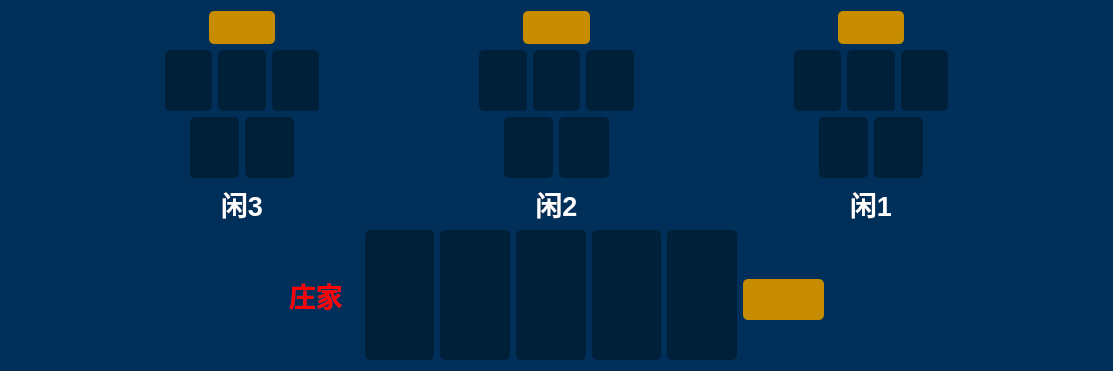
<?xml version="1.0" encoding="UTF-8"?>
<ui version="4.0">
 <class>MRoomCard</class>
 <widget class="QWidget" name="MRoomCard">
  <property name="geometry">
   <rect>
    <x>0</x>
    <y>0</y>
    <width>1113</width>
    <height>371</height>
   </rect>
  </property>
  <property name="windowTitle">
   <string>Form</string>
  </property>
  <property name="styleSheet">
   <string notr="true">background-color: rgb(0, 48, 90);</string>
  </property>
  <layout class="QVBoxLayout" name="verticalLayout" stretch="2,1">
   <item>
    <layout class="QHBoxLayout" name="horizontalLayout_22">
     <item>
      <spacer name="horizontalSpacer_13">
       <property name="orientation">
        <enum>Qt::Horizontal</enum>
       </property>
       <property name="sizeHint" stdset="0">
        <size>
         <width>0</width>
         <height>0</height>
        </size>
       </property>
      </spacer>
     </item>
     <item>
      <layout class="QVBoxLayout" name="verticalLayout_5" stretch="1,3,3,1">
       <item>
        <layout class="QHBoxLayout" name="horizontalLayout_3" stretch="2,3,2">
         <item>
          <spacer name="horizontalSpacer_3">
           <property name="orientation">
            <enum>Qt::Horizontal</enum>
           </property>
           <property name="sizeHint" stdset="0">
            <size>
             <width>0</width>
             <height>0</height>
            </size>
           </property>
          </spacer>
         </item>
         <item>
          <widget class="QLabel" name="xian3_result">
           <property name="maximumSize">
            <size>
             <width>120</width>
             <height>60</height>
            </size>
           </property>
           <property name="font">
            <font>
             <pointsize>22</pointsize>
            </font>
           </property>
           <property name="styleSheet">
            <string notr="true">border-radius:5px;
background-color: rgb(200, 140, 0);</string>
           </property>
           <property name="text">
            <string/>
           </property>
           <property name="alignment">
            <set>Qt::AlignCenter</set>
           </property>
          </widget>
         </item>
         <item>
          <spacer name="horizontalSpacer_4">
           <property name="orientation">
            <enum>Qt::Horizontal</enum>
           </property>
           <property name="sizeHint" stdset="0">
            <size>
             <width>0</width>
             <height>0</height>
            </size>
           </property>
          </spacer>
         </item>
        </layout>
       </item>
       <item>
        <layout class="QHBoxLayout" name="horizontalLayout_6">
         <item>
          <widget class="QLabel" name="three_three_pic">
           <property name="styleSheet">
            <string notr="true">border-radius:5px;
background-color: rgb(0, 32, 57);</string>
           </property>
           <property name="text">
            <string/>
           </property>
          </widget>
         </item>
         <item>
          <widget class="QLabel" name="three_two_pic">
           <property name="styleSheet">
            <string notr="true">border-radius:5px;
background-color: rgb(0, 32, 57);</string>
           </property>
           <property name="text">
            <string/>
           </property>
          </widget>
         </item>
         <item>
          <widget class="QLabel" name="three_one_pic">
           <property name="styleSheet">
            <string notr="true">border-radius:5px;
background-color: rgb(0, 32, 57);</string>
           </property>
           <property name="text">
            <string/>
           </property>
          </widget>
         </item>
        </layout>
       </item>
       <item>
        <layout class="QHBoxLayout" name="horizontalLayout_7" stretch="1,2,2,1">
         <item>
          <spacer name="horizontalSpacer">
           <property name="orientation">
            <enum>Qt::Horizontal</enum>
           </property>
           <property name="sizeHint" stdset="0">
            <size>
             <width>0</width>
             <height>0</height>
            </size>
           </property>
          </spacer>
         </item>
         <item>
          <widget class="QLabel" name="three_five_pic">
           <property name="styleSheet">
            <string notr="true">border-radius:5px;
background-color: rgb(0, 32, 57);</string>
           </property>
           <property name="text">
            <string/>
           </property>
          </widget>
         </item>
         <item>
          <widget class="QLabel" name="three_four_pic">
           <property name="styleSheet">
            <string notr="true">border-radius:5px;
background-color: rgb(0, 32, 57);</string>
           </property>
           <property name="text">
            <string/>
           </property>
          </widget>
         </item>
         <item>
          <spacer name="horizontalSpacer_2">
           <property name="orientation">
            <enum>Qt::Horizontal</enum>
           </property>
           <property name="sizeHint" stdset="0">
            <size>
             <width>0</width>
             <height>0</height>
            </size>
           </property>
          </spacer>
         </item>
        </layout>
       </item>
       <item>
        <widget class="QLabel" name="label_xian3">
         <property name="font">
          <font>
           <pointsize>20</pointsize>
           <weight>75</weight>
           <bold>true</bold>
          </font>
         </property>
         <property name="styleSheet">
          <string notr="true">color: rgb(255, 255, 255);</string>
         </property>
         <property name="text">
          <string>闲3</string>
         </property>
         <property name="alignment">
          <set>Qt::AlignCenter</set>
         </property>
        </widget>
       </item>
      </layout>
     </item>
     <item>
      <spacer name="horizontalSpacer_14">
       <property name="orientation">
        <enum>Qt::Horizontal</enum>
       </property>
       <property name="sizeHint" stdset="0">
        <size>
         <width>0</width>
         <height>0</height>
        </size>
       </property>
      </spacer>
     </item>
     <item>
      <layout class="QVBoxLayout" name="verticalLayout_6" stretch="1,3,3,1">
       <item>
        <layout class="QHBoxLayout" name="horizontalLayout_4" stretch="2,3,2">
         <item>
          <spacer name="horizontalSpacer_5">
           <property name="orientation">
            <enum>Qt::Horizontal</enum>
           </property>
           <property name="sizeHint" stdset="0">
            <size>
             <width>0</width>
             <height>0</height>
            </size>
           </property>
          </spacer>
         </item>
         <item>
          <widget class="QLabel" name="xian2_result">
           <property name="font">
            <font>
             <pointsize>22</pointsize>
            </font>
           </property>
           <property name="styleSheet">
            <string notr="true">border-radius:5px;
background-color: rgb(200, 140, 0);</string>
           </property>
           <property name="text">
            <string/>
           </property>
           <property name="alignment">
            <set>Qt::AlignCenter</set>
           </property>
          </widget>
         </item>
         <item>
          <spacer name="horizontalSpacer_6">
           <property name="orientation">
            <enum>Qt::Horizontal</enum>
           </property>
           <property name="sizeHint" stdset="0">
            <size>
             <width>0</width>
             <height>0</height>
            </size>
           </property>
          </spacer>
         </item>
        </layout>
       </item>
       <item>
        <layout class="QHBoxLayout" name="horizontalLayout_8">
         <item>
          <widget class="QLabel" name="two_three_pic">
           <property name="styleSheet">
            <string notr="true">border-radius:5px;
background-color: rgb(0, 32, 57);</string>
           </property>
           <property name="text">
            <string/>
           </property>
          </widget>
         </item>
         <item>
          <widget class="QLabel" name="two_two_pic">
           <property name="styleSheet">
            <string notr="true">border-radius:5px;
background-color: rgb(0, 32, 57);</string>
           </property>
           <property name="text">
            <string/>
           </property>
          </widget>
         </item>
         <item>
          <widget class="QLabel" name="two_one_pic">
           <property name="styleSheet">
            <string notr="true">border-radius:5px;
background-color: rgb(0, 32, 57);</string>
           </property>
           <property name="text">
            <string/>
           </property>
          </widget>
         </item>
        </layout>
       </item>
       <item>
        <layout class="QHBoxLayout" name="horizontalLayout_5" stretch="1,2,2,1">
         <item>
          <spacer name="horizontalSpacer_7">
           <property name="orientation">
            <enum>Qt::Horizontal</enum>
           </property>
           <property name="sizeHint" stdset="0">
            <size>
             <width>0</width>
             <height>0</height>
            </size>
           </property>
          </spacer>
         </item>
         <item>
          <widget class="QLabel" name="two_five_pic">
           <property name="styleSheet">
            <string notr="true">border-radius:5px;
background-color: rgb(0, 32, 57);</string>
           </property>
           <property name="text">
            <string/>
           </property>
          </widget>
         </item>
         <item>
          <widget class="QLabel" name="two_four_pic">
           <property name="styleSheet">
            <string notr="true">border-radius:5px;
background-color: rgb(0, 32, 57);</string>
           </property>
           <property name="text">
            <string/>
           </property>
          </widget>
         </item>
         <item>
          <spacer name="horizontalSpacer_8">
           <property name="orientation">
            <enum>Qt::Horizontal</enum>
           </property>
           <property name="sizeHint" stdset="0">
            <size>
             <width>0</width>
             <height>0</height>
            </size>
           </property>
          </spacer>
         </item>
        </layout>
       </item>
       <item>
        <widget class="QLabel" name="label_xian2">
         <property name="font">
          <font>
           <pointsize>20</pointsize>
           <weight>75</weight>
           <bold>true</bold>
          </font>
         </property>
         <property name="styleSheet">
          <string notr="true">color: rgb(255, 255, 255);</string>
         </property>
         <property name="text">
          <string>闲2</string>
         </property>
         <property name="alignment">
          <set>Qt::AlignCenter</set>
         </property>
        </widget>
       </item>
      </layout>
     </item>
     <item>
      <spacer name="horizontalSpacer_15">
       <property name="orientation">
        <enum>Qt::Horizontal</enum>
       </property>
       <property name="sizeHint" stdset="0">
        <size>
         <width>0</width>
         <height>0</height>
        </size>
       </property>
      </spacer>
     </item>
     <item>
      <layout class="QVBoxLayout" name="verticalLayout_7" stretch="1,3,3,1">
       <item>
        <layout class="QHBoxLayout" name="horizontalLayout_18" stretch="2,3,2">
         <item>
          <spacer name="horizontalSpacer_9">
           <property name="orientation">
            <enum>Qt::Horizontal</enum>
           </property>
           <property name="sizeHint" stdset="0">
            <size>
             <width>0</width>
             <height>0</height>
            </size>
           </property>
          </spacer>
         </item>
         <item>
          <widget class="QLabel" name="xian1_result">
           <property name="font">
            <font>
             <pointsize>22</pointsize>
            </font>
           </property>
           <property name="styleSheet">
            <string notr="true">border-radius:5px;
background-color: rgb(200, 140, 0);</string>
           </property>
           <property name="text">
            <string/>
           </property>
           <property name="alignment">
            <set>Qt::AlignCenter</set>
           </property>
          </widget>
         </item>
         <item>
          <spacer name="horizontalSpacer_10">
           <property name="orientation">
            <enum>Qt::Horizontal</enum>
           </property>
           <property name="sizeHint" stdset="0">
            <size>
             <width>0</width>
             <height>0</height>
            </size>
           </property>
          </spacer>
         </item>
        </layout>
       </item>
       <item>
        <layout class="QHBoxLayout" name="horizontalLayout_11">
         <item>
          <widget class="QLabel" name="one_three_pic">
           <property name="styleSheet">
            <string notr="true">border-radius:5px;
background-color: rgb(0, 32, 57);</string>
           </property>
           <property name="text">
            <string/>
           </property>
          </widget>
         </item>
         <item>
          <widget class="QLabel" name="one_two_pic">
           <property name="styleSheet">
            <string notr="true">border-radius:5px;
background-color: rgb(0, 32, 57);</string>
           </property>
           <property name="text">
            <string/>
           </property>
          </widget>
         </item>
         <item>
          <widget class="QLabel" name="one_one_pic">
           <property name="styleSheet">
            <string notr="true">border-radius:5px;
background-color: rgb(0, 32, 57);</string>
           </property>
           <property name="text">
            <string/>
           </property>
          </widget>
         </item>
        </layout>
       </item>
       <item>
        <layout class="QHBoxLayout" name="horizontalLayout_20" stretch="1,2,2,1">
         <item>
          <spacer name="horizontalSpacer_12">
           <property name="orientation">
            <enum>Qt::Horizontal</enum>
           </property>
           <property name="sizeHint" stdset="0">
            <size>
             <width>0</width>
             <height>0</height>
            </size>
           </property>
          </spacer>
         </item>
         <item>
          <widget class="QLabel" name="one_five_pic">
           <property name="styleSheet">
            <string notr="true">border-radius:5px;
background-color: rgb(0, 32, 57);</string>
           </property>
           <property name="text">
            <string/>
           </property>
          </widget>
         </item>
         <item>
          <widget class="QLabel" name="one_four_pic">
           <property name="styleSheet">
            <string notr="true">border-radius:5px;
background-color: rgb(0, 32, 57);</string>
           </property>
           <property name="text">
            <string/>
           </property>
          </widget>
         </item>
         <item>
          <spacer name="horizontalSpacer_11">
           <property name="orientation">
            <enum>Qt::Horizontal</enum>
           </property>
           <property name="sizeHint" stdset="0">
            <size>
             <width>0</width>
             <height>0</height>
            </size>
           </property>
          </spacer>
         </item>
        </layout>
       </item>
       <item>
        <widget class="QLabel" name="label_xian1">
         <property name="font">
          <font>
           <pointsize>20</pointsize>
           <weight>75</weight>
           <bold>true</bold>
          </font>
         </property>
         <property name="styleSheet">
          <string notr="true">color: rgb(255, 255, 255);</string>
         </property>
         <property name="text">
          <string>闲1</string>
         </property>
         <property name="alignment">
          <set>Qt::AlignCenter</set>
         </property>
        </widget>
       </item>
      </layout>
     </item>
     <item>
      <spacer name="horizontalSpacer_16">
       <property name="orientation">
        <enum>Qt::Horizontal</enum>
       </property>
       <property name="sizeHint" stdset="0">
        <size>
         <width>0</width>
         <height>0</height>
        </size>
       </property>
      </spacer>
     </item>
    </layout>
   </item>
   <item>
    <layout class="QHBoxLayout" name="horizontalLayout_23" stretch="4,1,1,1,1,1,1,1,4">
     <item>
      <spacer name="horizontalSpacer_17">
       <property name="orientation">
        <enum>Qt::Horizontal</enum>
       </property>
       <property name="sizeHint" stdset="0">
        <size>
         <width>0</width>
         <height>0</height>
        </size>
       </property>
      </spacer>
     </item>
     <item>
      <widget class="QLabel" name="label_zhuang">
       <property name="font">
        <font>
         <pointsize>20</pointsize>
         <weight>75</weight>
         <bold>true</bold>
        </font>
       </property>
       <property name="styleSheet">
        <string notr="true">color: rgb(255, 0, 0);</string>
       </property>
       <property name="text">
        <string>庄家</string>
       </property>
      </widget>
     </item>
     <item>
      <widget class="QLabel" name="zhuang_five_pic">
       <property name="minimumSize">
        <size>
         <width>0</width>
         <height>130</height>
        </size>
       </property>
       <property name="styleSheet">
        <string notr="true">border-radius:5px;
background-color: rgb(0, 32, 57);</string>
       </property>
       <property name="text">
        <string/>
       </property>
      </widget>
     </item>
     <item>
      <widget class="QLabel" name="zhuang_four_pic">
       <property name="minimumSize">
        <size>
         <width>0</width>
         <height>130</height>
        </size>
       </property>
       <property name="styleSheet">
        <string notr="true">border-radius:5px;
background-color: rgb(0, 32, 57);</string>
       </property>
       <property name="text">
        <string/>
       </property>
      </widget>
     </item>
     <item>
      <widget class="QLabel" name="zhuang_three_pic">
       <property name="minimumSize">
        <size>
         <width>0</width>
         <height>130</height>
        </size>
       </property>
       <property name="styleSheet">
        <string notr="true">border-radius:5px;
background-color: rgb(0, 32, 57);</string>
       </property>
       <property name="text">
        <string/>
       </property>
      </widget>
     </item>
     <item>
      <widget class="QLabel" name="zhuang_two_pic">
       <property name="minimumSize">
        <size>
         <width>0</width>
         <height>130</height>
        </size>
       </property>
       <property name="styleSheet">
        <string notr="true">border-radius:5px;
background-color: rgb(0, 32, 57);</string>
       </property>
       <property name="text">
        <string/>
       </property>
      </widget>
     </item>
     <item>
      <widget class="QLabel" name="zhuang_one_pic">
       <property name="minimumSize">
        <size>
         <width>0</width>
         <height>130</height>
        </size>
       </property>
       <property name="styleSheet">
        <string notr="true">border-radius:5px;
background-color: rgb(0, 32, 57);</string>
       </property>
       <property name="text">
        <string/>
       </property>
      </widget>
     </item>
     <item>
      <widget class="QLabel" name="zhuang_result">
       <property name="minimumSize">
        <size>
         <width>81</width>
         <height>41</height>
        </size>
       </property>
       <property name="maximumSize">
        <size>
         <width>91</width>
         <height>32</height>
        </size>
       </property>
       <property name="font">
        <font>
         <pointsize>22</pointsize>
        </font>
       </property>
       <property name="styleSheet">
        <string notr="true">border-radius:5px;
background-color: rgb(200, 140, 0);</string>
       </property>
       <property name="text">
        <string/>
       </property>
       <property name="alignment">
        <set>Qt::AlignCenter</set>
       </property>
      </widget>
     </item>
     <item>
      <spacer name="horizontalSpacer_18">
       <property name="orientation">
        <enum>Qt::Horizontal</enum>
       </property>
       <property name="sizeHint" stdset="0">
        <size>
         <width>0</width>
         <height>0</height>
        </size>
       </property>
      </spacer>
     </item>
    </layout>
   </item>
  </layout>
 </widget>
 <resources/>
 <connections/>
</ui>
